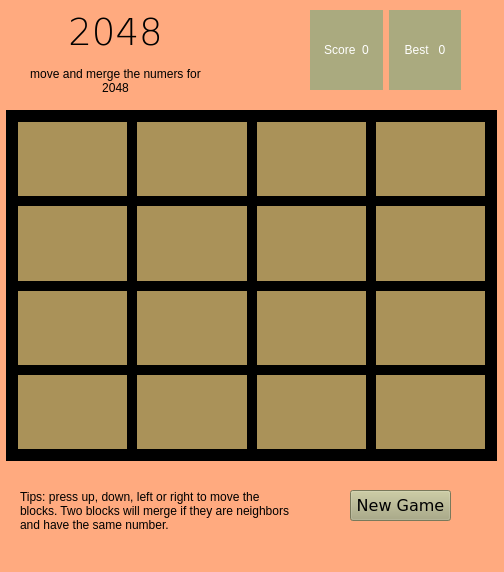
<?xml version="1.0" encoding="UTF-8"?>
<ui version="4.0">
 <class>MainWindow</class>
 <widget class="QMainWindow" name="MainWindow">
  <property name="geometry">
   <rect>
    <x>0</x>
    <y>0</y>
    <width>504</width>
    <height>572</height>
   </rect>
  </property>
  <property name="windowTitle">
   <string>2048</string>
  </property>
  <property name="styleSheet">
   <string notr="true">background-color: rgb(255, 170, 127);</string>
  </property>
  <widget class="QWidget" name="centralwidget">
   <widget class="QWidget" name="horizontalLayoutWidget_2">
    <property name="geometry">
     <rect>
      <x>310</x>
      <y>10</y>
      <width>151</width>
      <height>80</height>
     </rect>
    </property>
    <layout class="QHBoxLayout" name="horizontalLayout_2">
     <item>
      <widget class="QLabel" name="label_2">
       <property name="styleSheet">
        <string notr="true">background-color: rgb(170, 170, 127);
font: 75 14pt &quot;DejaVu Sans&quot;;
color: rgb(255, 255, 255);</string>
       </property>
       <property name="text">
        <string>Score  0</string>
       </property>
       <property name="alignment">
        <set>Qt::AlignCenter</set>
       </property>
       <property name="wordWrap">
        <bool>true</bool>
       </property>
      </widget>
     </item>
     <item>
      <widget class="QLabel" name="label_3">
       <property name="styleSheet">
        <string notr="true">background-color: rgb(170, 170, 127);
font: 75 14pt &quot;DejaVu Sans&quot;;
color: rgb(255, 255, 255);</string>
       </property>
       <property name="text">
        <string>Best   0</string>
       </property>
       <property name="alignment">
        <set>Qt::AlignCenter</set>
       </property>
       <property name="wordWrap">
        <bool>true</bool>
       </property>
      </widget>
     </item>
    </layout>
   </widget>
   <widget class="QWidget" name="verticalLayoutWidget">
    <property name="geometry">
     <rect>
      <x>20</x>
      <y>10</y>
      <width>191</width>
      <height>91</height>
     </rect>
    </property>
    <layout class="QVBoxLayout" name="verticalLayout">
     <item>
      <widget class="QLabel" name="scorelabel">
       <property name="font">
        <font>
         <family>DejaVu Sans</family>
         <pointsize>28</pointsize>
         <weight>9</weight>
         <italic>false</italic>
         <bold>false</bold>
        </font>
       </property>
       <property name="styleSheet">
        <string notr="true">font: 75 28pt &quot;DejaVu Sans&quot;;
</string>
       </property>
       <property name="frameShape">
        <enum>QFrame::NoFrame</enum>
       </property>
       <property name="lineWidth">
        <number>3</number>
       </property>
       <property name="text">
        <string>2048</string>
       </property>
       <property name="alignment">
        <set>Qt::AlignCenter</set>
       </property>
      </widget>
     </item>
     <item>
      <widget class="QLabel" name="label">
       <property name="sizePolicy">
        <sizepolicy hsizetype="Preferred" vsizetype="Preferred">
         <horstretch>0</horstretch>
         <verstretch>0</verstretch>
        </sizepolicy>
       </property>
       <property name="maximumSize">
        <size>
         <width>16777215</width>
         <height>42</height>
        </size>
       </property>
       <property name="styleSheet">
        <string notr="true">font: 12pt &quot;DejaVu Sans&quot;;</string>
       </property>
       <property name="text">
        <string>move and merge the numers for 2048</string>
       </property>
       <property name="alignment">
        <set>Qt::AlignCenter</set>
       </property>
       <property name="wordWrap">
        <bool>true</bool>
       </property>
      </widget>
     </item>
    </layout>
   </widget>
   <widget class="QFrame" name="gamepanel">
    <property name="geometry">
     <rect>
      <x>6</x>
      <y>110</y>
      <width>491</width>
      <height>351</height>
     </rect>
    </property>
    <property name="focusPolicy">
     <enum>Qt::StrongFocus</enum>
    </property>
    <property name="styleSheet">
     <string notr="true">background-color: rgb(0, 0, 0);</string>
    </property>
    <property name="frameShape">
     <enum>QFrame::Box</enum>
    </property>
    <property name="frameShadow">
     <enum>QFrame::Plain</enum>
    </property>
    <property name="lineWidth">
     <number>4</number>
    </property>
    <widget class="QWidget" name="gridLayoutWidget">
     <property name="geometry">
      <rect>
       <x>10</x>
       <y>10</y>
       <width>471</width>
       <height>331</height>
      </rect>
     </property>
     <layout class="QGridLayout" name="gridLayout">
      <item row="0" column="0">
       <widget class="QLabel" name="key00">
        <property name="styleSheet">
         <string notr="true">font: 75 24pt &quot;DejaVu Sans&quot;;
background-color: rgb(170, 146, 89);</string>
        </property>
        <property name="frameShape">
         <enum>QFrame::Box</enum>
        </property>
        <property name="lineWidth">
         <number>2</number>
        </property>
        <property name="midLineWidth">
         <number>1</number>
        </property>
        <property name="text">
         <string/>
        </property>
        <property name="margin">
         <number>0</number>
        </property>
        <property name="indent">
         <number>-1</number>
        </property>
       </widget>
      </item>
      <item row="1" column="0">
       <widget class="QLabel" name="key10">
        <property name="styleSheet">
         <string notr="true">font: 75 24pt &quot;DejaVu Sans&quot;;
background-color: rgb(170, 146, 89);</string>
        </property>
        <property name="frameShape">
         <enum>QFrame::Box</enum>
        </property>
        <property name="lineWidth">
         <number>2</number>
        </property>
        <property name="text">
         <string/>
        </property>
       </widget>
      </item>
      <item row="2" column="0">
       <widget class="QLabel" name="key20">
        <property name="styleSheet">
         <string notr="true">font: 75 24pt &quot;DejaVu Sans&quot;;
background-color: rgb(170, 146, 89);</string>
        </property>
        <property name="frameShape">
         <enum>QFrame::Box</enum>
        </property>
        <property name="lineWidth">
         <number>2</number>
        </property>
        <property name="text">
         <string/>
        </property>
       </widget>
      </item>
      <item row="3" column="0">
       <widget class="QLabel" name="key30">
        <property name="styleSheet">
         <string notr="true">font: 75 24pt &quot;DejaVu Sans&quot;;
background-color: rgb(170, 146, 89);</string>
        </property>
        <property name="frameShape">
         <enum>QFrame::Box</enum>
        </property>
        <property name="lineWidth">
         <number>2</number>
        </property>
        <property name="text">
         <string/>
        </property>
       </widget>
      </item>
      <item row="1" column="1">
       <widget class="QLabel" name="key11">
        <property name="styleSheet">
         <string notr="true">font: 75 24pt &quot;DejaVu Sans&quot;;
background-color: rgb(170, 146, 89);</string>
        </property>
        <property name="frameShape">
         <enum>QFrame::Box</enum>
        </property>
        <property name="lineWidth">
         <number>2</number>
        </property>
        <property name="text">
         <string/>
        </property>
       </widget>
      </item>
      <item row="0" column="1">
       <widget class="QLabel" name="key01">
        <property name="styleSheet">
         <string notr="true">background-color: rgb(170, 146, 89);
font: 75 24pt &quot;DejaVu Sans&quot;;
background-color: rgb(170, 146, 89);</string>
        </property>
        <property name="frameShape">
         <enum>QFrame::Box</enum>
        </property>
        <property name="lineWidth">
         <number>2</number>
        </property>
        <property name="text">
         <string/>
        </property>
       </widget>
      </item>
      <item row="3" column="1">
       <widget class="QLabel" name="key31">
        <property name="styleSheet">
         <string notr="true">font: 75 24pt &quot;DejaVu Sans&quot;;
background-color: rgb(170, 146, 89);</string>
        </property>
        <property name="frameShape">
         <enum>QFrame::Box</enum>
        </property>
        <property name="lineWidth">
         <number>2</number>
        </property>
        <property name="text">
         <string/>
        </property>
       </widget>
      </item>
      <item row="1" column="2">
       <widget class="QLabel" name="key12">
        <property name="styleSheet">
         <string notr="true">font: 75 24pt &quot;DejaVu Sans&quot;;
background-color: rgb(170, 146, 89);</string>
        </property>
        <property name="frameShape">
         <enum>QFrame::Box</enum>
        </property>
        <property name="lineWidth">
         <number>2</number>
        </property>
        <property name="text">
         <string/>
        </property>
       </widget>
      </item>
      <item row="1" column="3">
       <widget class="QLabel" name="key13">
        <property name="styleSheet">
         <string notr="true">font: 75 24pt &quot;DejaVu Sans&quot;;
background-color: rgb(170, 146, 89);</string>
        </property>
        <property name="frameShape">
         <enum>QFrame::Box</enum>
        </property>
        <property name="lineWidth">
         <number>2</number>
        </property>
        <property name="text">
         <string/>
        </property>
       </widget>
      </item>
      <item row="0" column="2">
       <widget class="QLabel" name="key02">
        <property name="styleSheet">
         <string notr="true">font: 75 24pt &quot;DejaVu Sans&quot;;
background-color: rgb(170, 146, 89);</string>
        </property>
        <property name="frameShape">
         <enum>QFrame::Box</enum>
        </property>
        <property name="lineWidth">
         <number>2</number>
        </property>
        <property name="text">
         <string/>
        </property>
       </widget>
      </item>
      <item row="0" column="3">
       <widget class="QLabel" name="key03">
        <property name="styleSheet">
         <string notr="true">font: 75 24pt &quot;DejaVu Sans&quot;;
background-color: rgb(170, 146, 89);</string>
        </property>
        <property name="frameShape">
         <enum>QFrame::Box</enum>
        </property>
        <property name="lineWidth">
         <number>2</number>
        </property>
        <property name="text">
         <string/>
        </property>
       </widget>
      </item>
      <item row="2" column="2">
       <widget class="QLabel" name="key22">
        <property name="styleSheet">
         <string notr="true">font: 75 24pt &quot;DejaVu Sans&quot;;
background-color: rgb(170, 146, 89);</string>
        </property>
        <property name="frameShape">
         <enum>QFrame::Box</enum>
        </property>
        <property name="lineWidth">
         <number>2</number>
        </property>
        <property name="text">
         <string/>
        </property>
       </widget>
      </item>
      <item row="3" column="3">
       <widget class="QLabel" name="key33">
        <property name="styleSheet">
         <string notr="true">font: 75 24pt &quot;DejaVu Sans&quot;;
background-color: rgb(170, 146, 89);</string>
        </property>
        <property name="frameShape">
         <enum>QFrame::Box</enum>
        </property>
        <property name="lineWidth">
         <number>2</number>
        </property>
        <property name="text">
         <string/>
        </property>
       </widget>
      </item>
      <item row="3" column="2">
       <widget class="QLabel" name="key32">
        <property name="styleSheet">
         <string notr="true">font: 75 24pt &quot;DejaVu Sans&quot;;
background-color: rgb(170, 146, 89);</string>
        </property>
        <property name="frameShape">
         <enum>QFrame::Box</enum>
        </property>
        <property name="lineWidth">
         <number>2</number>
        </property>
        <property name="text">
         <string/>
        </property>
       </widget>
      </item>
      <item row="2" column="3">
       <widget class="QLabel" name="key23">
        <property name="styleSheet">
         <string notr="true">font: 75 24pt &quot;DejaVu Sans&quot;;
background-color: rgb(170, 146, 89);</string>
        </property>
        <property name="frameShape">
         <enum>QFrame::Box</enum>
        </property>
        <property name="lineWidth">
         <number>2</number>
        </property>
        <property name="text">
         <string/>
        </property>
       </widget>
      </item>
      <item row="2" column="1">
       <widget class="QLabel" name="key21">
        <property name="styleSheet">
         <string notr="true">font: 75 24pt &quot;DejaVu Sans&quot;;
background-color: rgb(170, 146, 89);</string>
        </property>
        <property name="frameShape">
         <enum>QFrame::Box</enum>
        </property>
        <property name="lineWidth">
         <number>2</number>
        </property>
        <property name="text">
         <string/>
        </property>
       </widget>
      </item>
     </layout>
    </widget>
   </widget>
   <widget class="QLabel" name="label_4">
    <property name="geometry">
     <rect>
      <x>20</x>
      <y>480</y>
      <width>271</width>
      <height>61</height>
     </rect>
    </property>
    <property name="text">
     <string>Tips: press up, down, left or right to move the blocks. Two blocks will merge if they are neighbors and have the same number.</string>
    </property>
    <property name="wordWrap">
     <bool>true</bool>
    </property>
   </widget>
   <widget class="QPushButton" name="NewGameButton">
    <property name="geometry">
     <rect>
      <x>350</x>
      <y>490</y>
      <width>101</width>
      <height>31</height>
     </rect>
    </property>
    <property name="font">
     <font>
      <family>DejaVu Sans</family>
      <pointsize>12</pointsize>
      <weight>50</weight>
      <italic>false</italic>
      <bold>false</bold>
      <underline>false</underline>
     </font>
    </property>
    <property name="styleSheet">
     <string notr="true">alternate-background-color: rgb(170, 170, 0);
font: 12pt &quot;DejaVu Sans&quot;;
background-color: rgb(170, 170, 127);</string>
    </property>
    <property name="text">
     <string>New Game</string>
    </property>
   </widget>
  </widget>
  <widget class="QMenuBar" name="menubar">
   <property name="geometry">
    <rect>
     <x>0</x>
     <y>0</y>
     <width>504</width>
     <height>20</height>
    </rect>
   </property>
  </widget>
  <widget class="QStatusBar" name="statusbar"/>
 </widget>
 <resources/>
 <connections>
  <connection>
   <sender>NewGameButton</sender>
   <signal>clicked()</signal>
   <receiver>MainWindow</receiver>
   <slot>NewGame()</slot>
   <hints>
    <hint type="sourcelabel">
     <x>406</x>
     <y>521</y>
    </hint>
    <hint type="destinationlabel">
     <x>328</x>
     <y>511</y>
    </hint>
   </hints>
  </connection>
 </connections>
 <slots>
  <signal>signal1()</signal>
  <slot>NewGame()</slot>
 </slots>
</ui>
